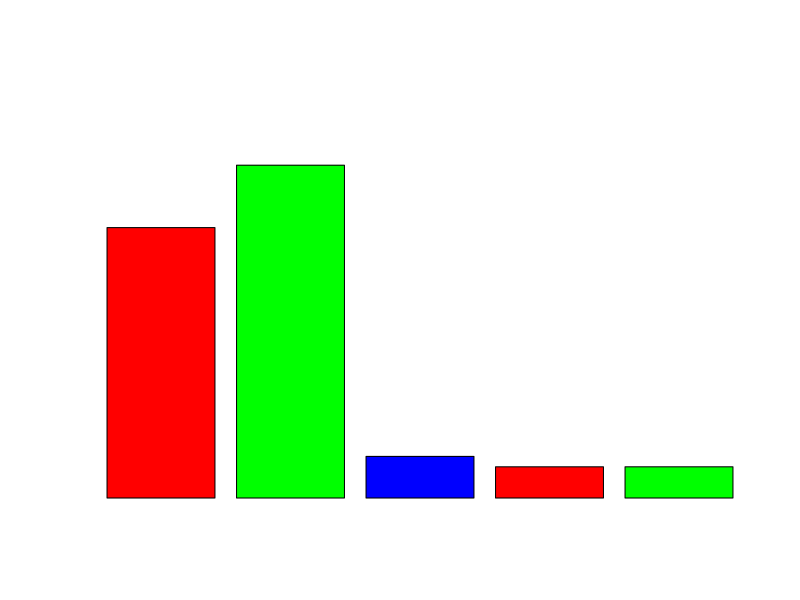

Generate this figure with R: (Note: this script raises an error after producing the figure.)
## ---- chunk 1
knitr::opts_chunk$set(echo = TRUE)
## ---- chunk 2
library(readxl)
dados <- read_excel("../dados/umses_alunos_2018.xlsx") 
dados2 <- read_excel("../dados/dicionario_de_dados.xlsx")
dados <- as.data.frame(dados) #deixando como data frame
dado<- table(dados$idade)
nomes <- c("16 e 20","21 e 25","26 e 30")
barplot(dado,names.arg = nomes,ylim=c(0,40),xlab = "Idade em anos",ylab = "Quantidade de questionados",col = rainbow(3),main = "Faixa etária dos questionados")
## ---- chunk 3
library(readxl)
library(graphics)
dados <- read_excel("../dados/umses_graduacao_2018_vtidy.xlsx")
i<- 1
for (opcao in dados$genero) {
  if (opcao == 1) {
    dados$genero<- replace(dados$genero, i, "Indefinido")
  }
  else if (opcao == 2){
    dados$genero<- replace(dados$genero, i, "Masculino")
  }
  else {
    dados$genero<- replace(dados$genero, i, "Feminino")
  }
  i<-i+1
}
genero <- table(dados$genero)
v <- round(genero/sum(genero)*100)
gen <- barplot(v,col = rainbow(2),ylim=c(0,70),xlab = "Gênero",
               ylab = "Porcentagem de pessoas",main = "Gênero dos questionados")
text(gen, v+4,paste(v,"%",sep=""))
## ---- chunk 4
library(readxl)
library(graphics)
#fazendo grafico principais motivos
dados <- read_excel("../dados/umses_graduacao_2018_vtidy.xlsx")
dados <- as.data.frame(dados)
d<- c(sum(dados$contato),sum(dados$atualizado),sum(dados$preencher),sum(dados$encontrar),sum(dados$compopiniao),sum(dados$compfoto),sum(dados$amigosja),sum(dados$profnetwork),sum(dados$novaamizade),sum(dados$compdetalhe))
names(d) <- c("Contato","Atualizar","Tempo livre","Conteúdo","Opiniões","Fotos ou vídeos","Amigos","Networking","Pessoas","Compartilhar \nassuntos\nde trabalho")
par(mar = c(7,4,4,4))
grafico <- barplot(d,col=rainbow(11),las=2,
                   ylim = c(0,70),main="Principais motivos de uso",
                   ylab = "Quantidade de questionados")
text(grafico,d+6,paste(d,"",sep=""))
## ---- chunk 5
library(readxl)
library(graphics)
dados <- read_excel("../dados/umses_graduacao_2018_vtidy.xlsx")
d <- as.data.frame(dados)
dado <- d$usoacademico  
dado <- factor(d$usoacademico)
dado2 <- table(dado)
names(dado2) <- c("Não","Sim","Com restrições","Não sei")
par(mar = c(7,4,4,4))
dado2 <- round(dado2/sum(dado2)*100)
teste  <- barplot(dado2,cex.names=1.0,col=rainbow(11),
                  ylab="Porcentagem dos questionados",ylim = c(0,80),
                  main="Mídia social pode ser usada pelos professores?")
text(teste, dado2+6,paste(dado2,"%",sep="")) #add o numero em cima
## ---- chunk 6
dados <- read_excel("../dados/umses_graduacao_2018_vtidy.xlsx")
d <- as.data.frame(dados)
dado <- d$profchegaal
dado2 <- table(dado)
names(dado2) <- c("Não","Sim","Não sei")
par(mar = c(7,4,4,4))
dado2 <- round(dado2/sum(dado2)*100)
grafico <- barplot(dado2,cex.names = 1.5, col=rainbow(7),
                   las=2,ylab="Porcentagem dos questionados",
                   ylim=c(0,50),main="Melhor forma dos professores se aproximarem?")
text(grafico,dado2+5,paste(dado2,"%",sep=""))
## ---- chunk 7
dados <- read_excel("../dados/umses_graduacao_2018_vtidy.xlsx")
d <- as.data.frame(dados)
dado <- d$melhoraresul
dado2 <- table(dado)
names(dado2) <- c("Não","Sim","Não sei")
par(mar = c(7,4,4,4))
dado2 <- round(dado2/sum(dado2)*100)
grafico <- barplot(dado2,cex.names = 1.5, col=heat.colors(3),
                   las=2,ylab="Porcentagems dos questionados",
                   ylim=c(0,70),main="Melhores resultados com a integração das redes socias")
text(grafico,dado2+5,paste(dado2,"%",sep=""))
## ---- chunk 8
dados <- read_excel("../dados/umses_graduacao_2018_vtidy.xlsx")
d <- as.data.frame(dados)
tudo <- d
tudo.tab <- table(tudo$genero,tudo$bulling)
tudo <- d
tudo.tabela <- table(tudo$trabalha,tudo$tempogasto)
rownames(tudo.tabela) <- c("Desempregado","Jornada parcial","Jornada integral","Estagiário","Bolsista Capes")
colnames(tudo.tabela) <- c("5~10m","10~30m","30~1h","1~2h","2~3h","3~4h","mais de 5 h")
par(mar=c(3, 4, 5, 5) + 0.1)
barplot(cex.name=0.8,tudo.tabela,col=rainbow(7),ylab = "Quantidade",
        ylim = c(0,21),main = "Tempo gasto em redes socias por dia")
legend(7,21.7, legend=rownames(tudo.tabela),lwd=10,
       title="Situação trabalhista",
       col=rainbow(7), lty=1:2, cex=0.8,xpd = TRUE)
       
## ---- chunk 9
dados <- read_excel("../dados/umses_graduacao_2018_vtidy.xlsx")
d <- as.data.frame(dados)
tudo <- d
tudo.teste <- table(tudo$melhoraresul,tudo$distracao)
rownames(tudo.teste) <- c("Não","Sim","Não sei")
colnames(tudo.teste) <- c("Não distrai","Distrai")
x <- c(tudo.teste[2,1],tudo.teste[2,2])
s <- round(x/sum(x)*100) #deixando em %
grap <- barplot(cex.name=0.8,s,col=rainbow(7),ylab = "% de pessoas que acreditam na melhora do desempenho",
                ylim = c(0,100),main = "Distração em sala de aula")
legend(2,120, legend=c("Não distrai","Distrai"),lwd=10,
       title="Distração",
       col=rainbow(7), lty=1:2, cex=0.8,xpd = TRUE)
text(grap,s+5,paste(s,"%",sep="")) #dado2+3 é o lugar que fica o "n"
## ---- chunk 10
dados <- read_excel("../dados/umses_graduacao_2018_vtidy.xlsx")
d <- as.data.frame(dados)
tudo <- d
aa <- table(tudo$prejintera,tudo$profchegaal)
rownames(aa) <- c("Não Prejudica","prejudica")
colnames(aa)<- c("Afasta","Aproxima","Não sei")
b<- c(aa[1,2],aa[2,2])
b <- round(b/sum(b)*100)
names(b) <- c("Não prejudica","Prejudica")
aproxima <- barplot(b, ylab = "Porcentagem de questionados que acreditam na melhora", ylim = c(0,100),col=rainbow(2),main="Opinião das pessoas que apoiam ")
text(aproxima,b+5,paste(b,"%",sep=""))
legend("topright", legend=c("Não prejudica","Prejudica"),lwd=10,col = rainbow(2)
       , lty=1:2, cex=0.8,xpd = TRUE)
